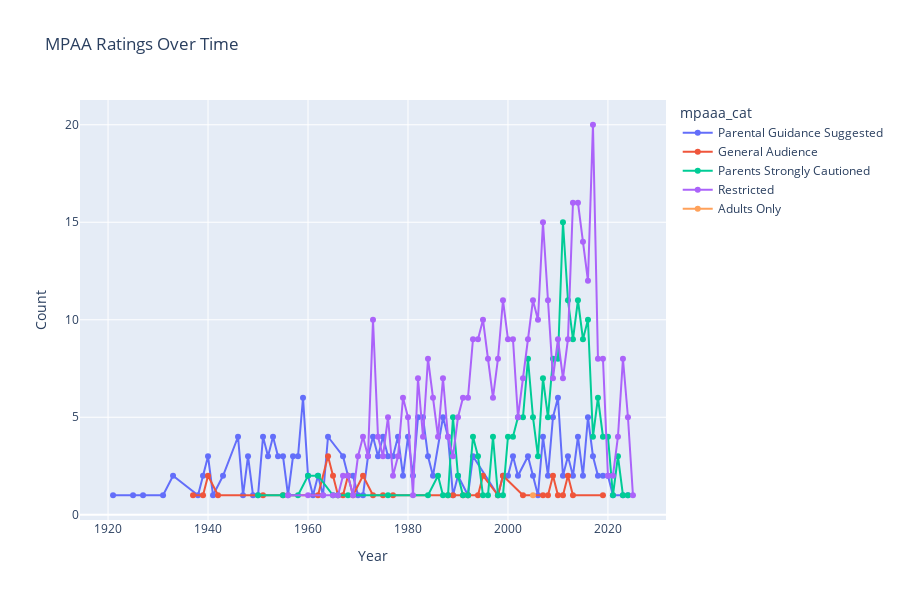

This figure's notebook cell:
### Code cell
fig = px.line(mpaa_over_time, x='film_year', y='count', color='mpaaa_cat', markers= "point" ,title='MPAA Ratings Over Time', height=600)
fig.update_layout(xaxis_title='Year', yaxis_title='Count')

### Figure 1 — Plotly figure (JSON) as saved in the notebook; plotly's stock layout.template omitted (floating-point values rounded to 4 significant figures)
{"data": [{"hovertemplate": "mpaaa_cat=Parental Guidance Suggested<br>film_year=%{x}<br>count=%{y}<extra></extra>", "legendgroup": "Parental Guidance Suggested", "line": {"color": "#636efa", "dash": "solid"}, "marker": {"symbol": "circle"}, "mode": "lines+markers", "name": "Parental Guidance Suggested", "orientation": "v", "showlegend": true, "type": "scatter", "x": [1921, 1925, 1927, 1931, 1933, 1938, 1939, 1940, 1941, 1943, 1946, 1947, 1948, 1949, 1950, 1951, 1952, 1953, 1954, 1955, 1956, 1957, 1958, 1959, 1960, 1961, 1962, 1963, 1964, 1967, 1968, 1969, 1970, 1971, 1972, 1973, 1974, 1975, 1976, 1977, 1978, 1979, 1980, 1981, 1982, 1983, 1984, 1985, 1987, 1988, 1989, 1990, 1992, 1993, 1998, 1999, 2000, 2001, 2002, 2004, 2005, 2006, 2007, 2008, 2009, 2010, 2011, 2012, 2013, 2014, 2015, 2016, 2017, 2018, 2019, 2020, 2021, 2023, 2024], "xaxis": "x", "y": [1, 1, 1, 1, 2, 1, 2, 3, 1, 2, 4, 1, 3, 1, 1, 4, 3, 4, 3, 3, 1, 3, 3, 6, 2, 1, 2, 1, 4, 3, 2, 2, 1, 1, 3, 4, 3, 4, 3, 3, 4, 2, 4, 2, 5, 5, 3, 2, 5, 4, 1, 2, 1, 3, 1, 2, 2, 3, 2, 3, 2, 1, 4, 2, 5, 6, 2, 3, 2, 4, 2, 5, 3, 2, 2, 2, 1, 1, 1], "yaxis": "y"}, {"hovertemplate": "mpaaa_cat=General Audience<br>film_year=%{x}<br>count=%{y}<extra></extra>", "legendgroup": "General Audience", "line": {"color": "#EF553B", "dash": "solid"}, "marker": {"symbol": "circle"}, "mode": "lines+markers", "name": "General Audience", "orientation": "v", "showlegend": true, "type": "scatter", "x": [1937, 1939, 1940, 1942, 1951, 1955, 1962, 1964, 1965, 1966, 1967, 1968, 1969, 1971, 1973, 1975, 1977, 1988, 1989, 1991, 1992, 1994, 1995, 1998, 1999, 2003, 2007, 2008, 2009, 2010, 2011, 2012, 2013, 2019], "xaxis": "x", "y": [1, 1, 2, 1, 1, 1, 1, 3, 2, 1, 1, 2, 1, 2, 1, 1, 1, 1, 1, 1, 1, 1, 2, 1, 2, 1, 1, 1, 2, 1, 1, 2, 1, 1], "yaxis": "y"}, {"hovertemplate": "mpaaa_cat=Parents Strongly Cautioned<br>film_year=%{x}<br>count=%{y}<extra></extra>", "legendgroup": "Parents Strongly Cautioned", "line": {"color": "#00cc96", "dash": "solid"}, "marker": {"symbol": "circle"}, "mode": "lines+markers", "name": "Parents Strongly Cautioned", "orientation": "v", "showlegend": true, "type": "scatter", "x": [1950, 1955, 1958, 1960, 1962, 1965, 1966, 1968, 1976, 1984, 1986, 1987, 1988, 1989, 1990, 1991, 1992, 1993, 1994, 1995, 1996, 1997, 1998, 1999, 2000, 2001, 2002, 2003, 2004, 2005, 2006, 2007, 2008, 2009, 2010, 2011, 2012, 2013, 2014, 2015, 2016, 2017, 2018, 2019, 2020, 2021, 2022, 2023, 2024], "xaxis": "x", "y": [1, 1, 1, 2, 2, 1, 1, 1, 1, 1, 2, 1, 1, 5, 2, 1, 1, 4, 3, 1, 1, 4, 1, 1, 4, 4, 5, 5, 8, 5, 3, 7, 5, 8, 8, 15, 11, 9, 11, 9, 10, 4, 6, 4, 4, 1, 3, 1, 1], "yaxis": "y"}, {"hovertemplate": "mpaaa_cat=Restricted<br>film_year=%{x}<br>count=%{y}<extra></extra>", "legendgroup": "Restricted", "line": {"color": "#ab63fa", "dash": "solid"}, "marker": {"symbol": "circle"}, "mode": "lines+markers", "name": "Restricted", "orientation": "v", "showlegend": true, "type": "scatter", "x": [1956, 1960, 1963, 1965, 1966, 1967, 1968, 1969, 1970, 1971, 1972, 1973, 1974, 1975, 1976, 1977, 1978, 1979, 1980, 1981, 1982, 1983, 1984, 1985, 1986, 1987, 1988, 1989, 1990, 1991, 1992, 1993, 1994, 1995, 1996, 1997, 1998, 1999, 2000, 2001, 2002, 2003, 2004, 2005, 2006, 2007, 2008, 2009, 2010, 2011, 2012, 2013, 2014, 2015, 2016, 2017, 2018, 2019, 2020, 2021, 2022, 2023, 2024, 2025], "xaxis": "x", "y": [1, 1, 1, 1, 1, 2, 2, 1, 3, 4, 3, 10, 4, 3, 5, 2, 3, 6, 5, 1, 7, 4, 8, 6, 4, 7, 4, 3, 5, 6, 6, 9, 9, 10, 8, 6, 8, 11, 9, 9, 5, 7, 9, 11, 10, 15, 11, 7, 9, 7, 9, 16, 16, 14, 12, 20, 8, 8, 2, 2, 4, 8, 5, 1], "yaxis": "y"}, {"hovertemplate": "mpaaa_cat=Adults Only<br>film_year=%{x}<br>count=%{y}<extra></extra>", "legendgroup": "Adults Only", "line": {"color": "#FFA15A", "dash": "solid"}, "marker": {"symbol": "circle"}, "mode": "lines+markers", "name": "Adults Only", "orientation": "v", "showlegend": true, "type": "scatter", "x": [2005], "xaxis": "x", "y": [1], "yaxis": "y"}], "layout": {"height": 600, "legend": {"title": {"text": "mpaaa_cat"}, "tracegroupgap": 0}, "title": {"text": "MPAA Ratings Over Time"}, "xaxis": {"anchor": "y", "domain": [0, 1], "title": {"text": "Year"}}, "yaxis": {"anchor": "x", "domain": [0, 1], "title": {"text": "Count"}}}}
